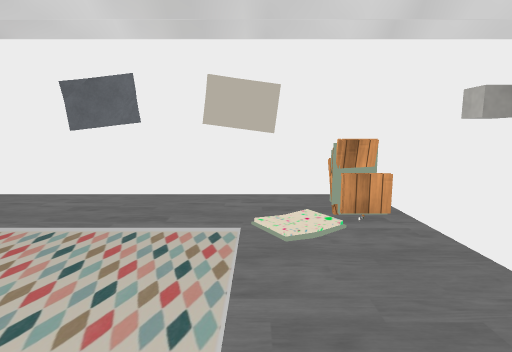
view 1 (above)

12 first-person views from a walk through a scene from a Unity 3-D project. The camera is 1.3 m above the floor, tilts 8° down and sees 80° across. The floor is counted in squares, 0.5 m on a side. Each view is taken from the middle of a square. On the plan, view 1 faces up. The plan holds only what a view shows up to about 20 squares ahead; the rest is blank. The place goes on beyond the plan. The player character is not drawn. Some surface patterns are stand-ins.

view 2
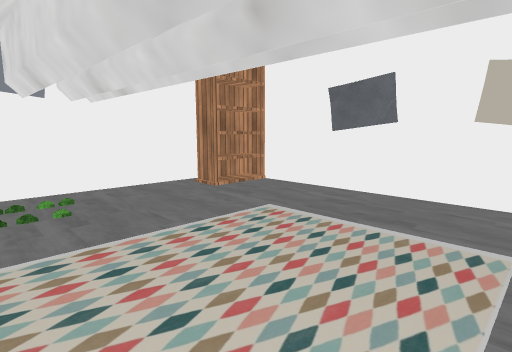

view 3
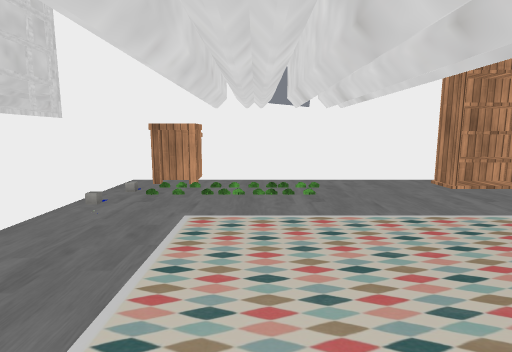

view 4
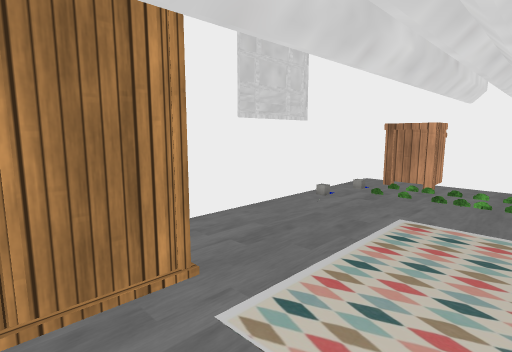

view 5
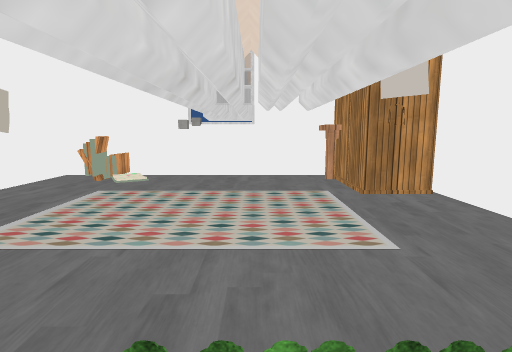

view 6
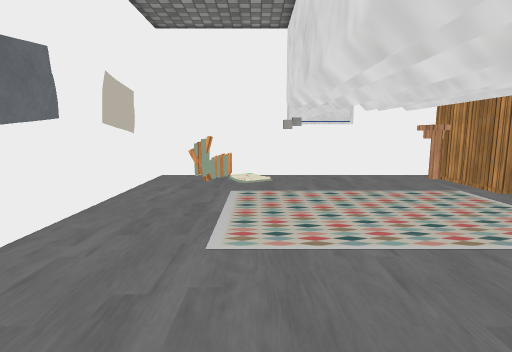

view 7
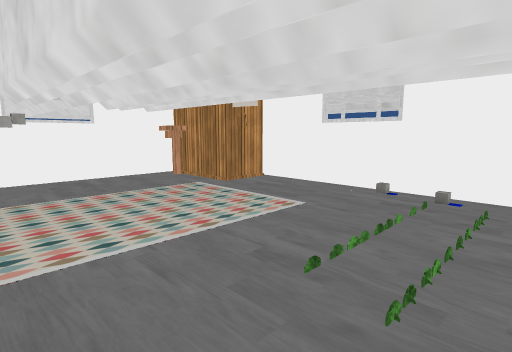

view 8
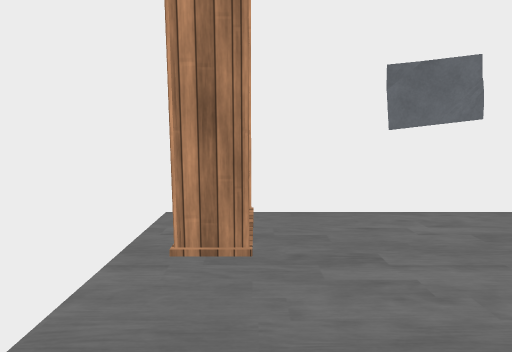

view 9
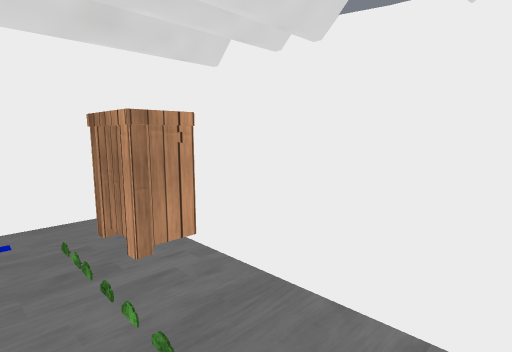

view 10
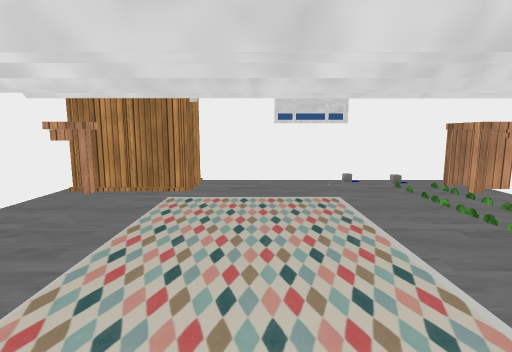

view 11
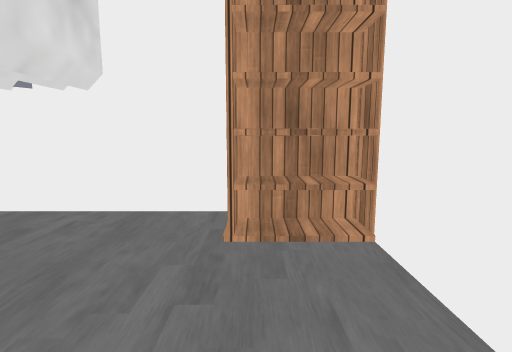

view 12
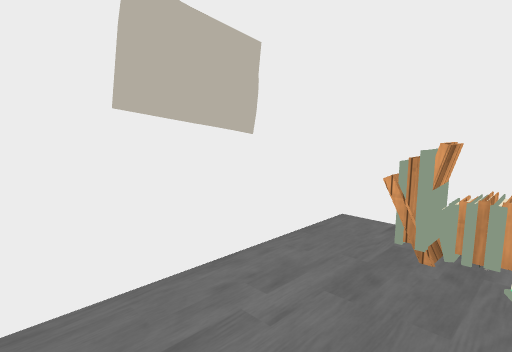

### Floor plan
Key: @ floor where view 1 was taken; # wall or solid block; . main floor; : floor 0.25 m higher than the main floor; / step, stairs or slope; S shelf; B books; K bookshelf; R robot; W wardrobe; E desk; O other object.
Columns run from 15 left of view 1 to 5 right of it. Each row starts with its distance up from view 1.
 13 #####################
 12 #KKK................#
 11 #KKK..............SS#
 10 #KKK..............BB#
  9 #.KK............./BB#
  8 #...............//S.#
  7 #............../:/..#
  6 #...................#
  5 #..................##
  4 #..................##
  3 #.................. #
  2 #.................. #
  1 #.................. #
  0 #..............@....#
 -1 #...................#
 -2 #...................#
 -3 OOO...............EE#
 -4 OOO...........WWWWWWE
 -5 OOO...........W     E
 -6 #.....R.......W
 -7 ################

Where each view was taken, in squares from view 1:
view 1: 0 up, 0 right, facing up
view 2: 0 up, 0 right, facing up-left
view 3: 0 up, 2 right, facing left
view 4: 1 up, 2 right, facing down-left
view 5: 1 up, 14 left, facing right
view 6: 7 up, 14 left, facing right
view 7: 7 up, 14 left, facing down-right
view 8: 3 up, 12 left, facing up
view 9: 3 up, 11 left, facing down-left
view 10: 10 up, 4 left, facing down
view 11: 10 up, 5 left, facing left
view 12: 8 up, 4 left, facing up-right
